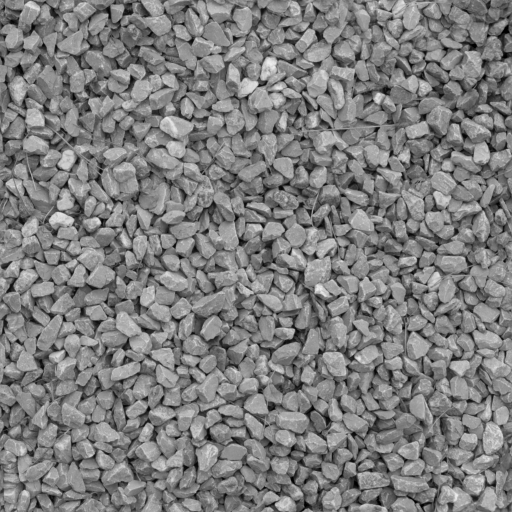
#> input picture source/cybr-geo/examples/desert_hot_springs/assets/gravel_periodic.pgm, 512 x 512 px
$ python build_scene.py
#> lines starting #> are read from the running program, lines starting #| are printed output that depends on the picture
### source/cybr-geo/examples/desert_hot_springs/build_scene_v4.py
"""Deterministic desert geothermal landscape authored as a real CYBR GEO Assembly.

Geometry is generated in metres, stored by CYBR GEO in millimetres, and exported
through a metre-native transport adapter. A CC0 photographic grayscale gravel
texture guides authored microrelief and modulates albedo; no generated images or backplates. This is an authored
landscape, not a site survey, a geology simulation, or a thermofluid solution.
"""
from __future__ import annotations
import argparse, hashlib, json, math, sys, time
from pathlib import Path
import numpy as np
import trimesh
from scipy.spatial import Voronoi, ConvexHull, HalfspaceIntersection
from scipy.ndimage import gaussian_filter, map_coordinates
from numba import njit, vectorize, float64
from PIL import Image

REPO = Path(__file__).resolve().parents[2]
sys.path.insert(0, str(REPO / 'src'))
from cybrgeo import Assembly, Part, Material

SEED = 9132026
POOLS = [(0.5, 0.0, 3.55, 2.65, 0.07, 1.6), (-3.8, 7.0, 2.4, 1.72, 0.235, 0.9)]

# Photo-guided, authored microrelief. Grayscale is NOT a measured height map.
# The original photograph is also used in the albedo shader, so location and
# scale are correlated rather than independently randomized. Relief is kept
# within millimetres; all silhouette/occlusion comes from the resulting mesh.
_photo=np.asarray(Image.open(Path(__file__).parent/'assets/gravel_periodic.pgm'),dtype=np.float64)/255
_photo=np.where(_photo<=.04045,_photo/12.92,((_photo+.055)/1.055)**2.4)
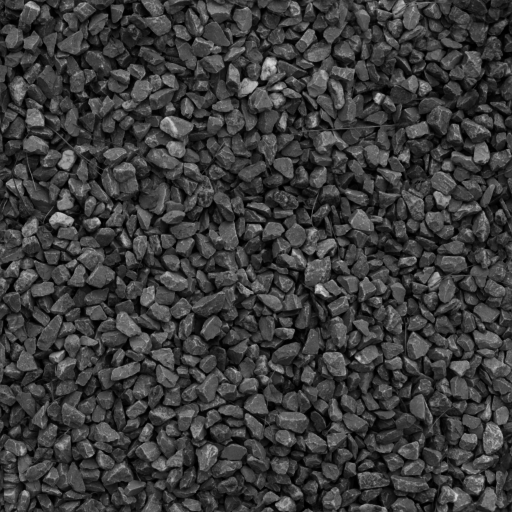
#> _photo: shape (512, 512) float64; min 0, max 0.855, mean 0.237
PHOTO_HEIGHT=gaussian_filter(_photo/_photo.mean(),1.05,mode='wrap')
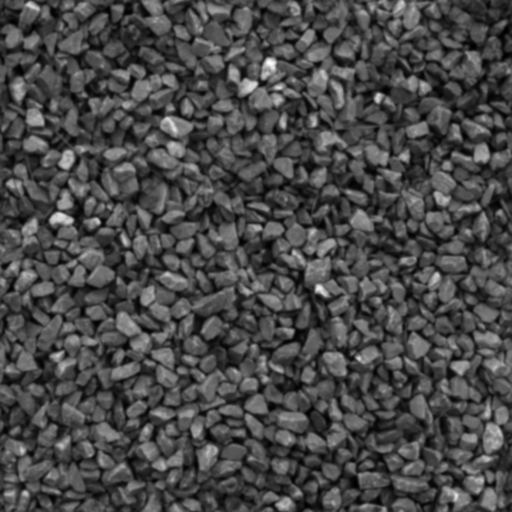
#> PHOTO_HEIGHT: shape (512, 512) float64; min 0.00911, max 3.45, mean 1; drawn with min black and max white

# [26 lines left out: functions photo_microheight, _noise3, not called in this run]

def noise(x,y,z=0.):
    return _noise3(x,y,z)


# [42 lines left out: functions fbm, poolq, height, not called in this run]

RIPPLE_MODES=np.asarray(json.loads((Path(__file__).parent/'assets/ripple_modes.json').read_text())['modes_kx_ky_amplitude_phase'])
#> (reads source/cybr-geo/examples/desert_hot_springs/assets/ripple_modes.json from the repository)
#> (reads source/cybr-geo/examples/desert_hot_springs/assets/granular_relief.npy from the repository)

# [356 lines left out: functions water, gridmesh, mesh_normals, join, erode, stream_hash and 1 more, not called in this run]

# [1 lines that do not run on import are left out]

### source/cybr-geo/examples/desert_hot_springs/build_scene.py
"""CYBR GEO v10: scale-aware geology, fine sediment and connected vegetation.

All visible surfaces are actual CYBR GEO Part meshes. This scene is authored,
not a surveyed place or a claim of solved geological or geothermal dynamics.
No generated imagery, photographic backplates, or replacement renders.
"""
from __future__ import annotations
import argparse, gc, hashlib, json, math, sys, time
from pathlib import Path
import numpy as np
import trimesh
from scipy.ndimage import gaussian_filter, map_coordinates
from scipy.spatial import Voronoi
from numba import njit, vectorize, float64
from PIL import Image
from build_scene_v4 import noise, fbm, gridmesh, mesh_normals, join, erode, stream_hash

REPO=Path(__file__).resolve().parents[2]
sys.path.insert(0,str(REPO/'src'))
from cybrgeo import Assembly,Part,Material
SEED=20260914
MODES=np.asarray(json.loads((Path(__file__).parent/'assets/ripple_modes.json').read_text())['modes_kx_ky_amplitude_phase'])
from v11_landforms import height, poolq, rock_template, landscape_ridges, connected_shrub, POOLS, RIPPLE_SCALE, smooth

def water(x,y,i):
    x,y=np.broadcast_arrays(x,y);z=np.zeros_like(x,dtype=float)+POOLS[i][4]
    for kx,ky,a,phase in MODES:z+=a*RIPPLE_SCALE*np.sin(kx*x+ky*y+phase+.37*i)
    return z

def stem(p,q,radius,sides=5):
    d=q-p;d/=np.linalg.norm(d);u=np.cross(d,[0,0,1])
    if np.linalg.norm(u)<.01:u=np.cross(d,[0,1,0])
    u/=np.linalg.norm(u);b=np.cross(d,u)
    a=np.arange(sides)*2*np.pi/sides;offset=np.cos(a)[:,None]*u+np.sin(a)[:,None]*b
    v=np.vstack((p+offset*radius,q+offset*radius*.44));f=[]
    for k in range(sides):j=(k+1)%sides;f.extend([[k,j,j+sides],[k,j+sides,k+sides]])
    f=np.asarray(f);return v,f,mesh_normals(v,f)

def main():
    ap=argparse.ArgumentParser();ap.add_argument('--out',type=Path,default=REPO.parent/'output')
    ap.add_argument('--seed',type=int,default=SEED);ap.add_argument('--no-glb',action='store_true')
    args=ap.parse_args();out=args.out;out.mkdir(parents=True,exist_ok=True)
    start=time.time();rng=np.random.default_rng(args.seed);parts=[]
    mats=[Material('Mixed sand and carbonate sediment',(.50,.40,.29),0,.86),
          Material('Weathered pale carbonate',(.58,.53,.44),0,.81),
          Material('Jointed desert rock',(.29,.235,.17),0,.82),
          Material('Dry curled grass',(.35,.245,.12),0,.91),
          Material('Carbonate accretion and crust',(.72,.68,.58),0,.86),
          Material('Desert ridge geology',(.33,.30,.26),0,.89),
          Material('Main water boundary',(.17,.30,.33),0,.02),
          Material('Upper water boundary',(.17,.30,.33),0,.02),
          Material('Dry branch wood',(.14,.092,.05),0,.93),
          Material('Sparse grey olive leaves',(.21,.23,.14),0,.88)]
    def add(name,v,f,n,mat,group='landscape',**meta):
        parts.append(Part(name,np.asarray(v)*1000,np.asarray(f),np.asarray(n),material=mat,group=group,
                          role='Authored environmental mesh; not a surveyed or simulated landform',metadata=meta))
    # ~1 cm foreground geometry; a smoothly graded density budget rather than
    # millions of distant gravel triangles with almost no projected area.
    xs=np.unique(np.r_[np.linspace(-180,-14,65),np.linspace(-14,-7,130),np.linspace(-7,8,1201),np.linspace(8,20,130),np.linspace(20,180,65)])
    ys=np.unique(np.r_[np.linspace(-80,-7,35),np.linspace(-7,6,1101),np.linspace(6,18,110),np.linspace(18,150,120)])
    xx,yy=np.meshgrid(xs,ys);v,f,n=gridmesh(xs,ys,height(xx,yy));add('Continuous_irregular_spring_shelf',v,f,n,0)
    print('ground',len(f),flush=True);del xx,yy,v,f,n
    mx=np.linspace(-7500,7500,1501);my=np.linspace(149.9,12000,1151)
    cache=out/('ridge_heights_'+hashlib.sha256((Path(__file__).parent/'v11_landforms.py').read_bytes()+(Path(__file__).parent/'fluvial_detail_v9.py').read_bytes()+str(args.seed).encode()).hexdigest()[:14]+'.npy')
    if cache.is_file():z=np.load(cache)
    else:z=landscape_ridges(mx,my,args.seed);np.save(cache,z)
    v,f,n=gridmesh(mx,my,z);add('Continuous_eroded_ridge_backbone',v,f,n,5,erosion_droplets=310000)
    print('mountains',len(f),flush=True)
    def ground(x,y):
        if y<149.9:return float(height(x,y))
        return float(map_coordinates(z,np.array([[(y-my[0])/(my[1]-my[0])],[(x-mx[0])/(mx[1]-mx[0])]]),order=1,mode='nearest')[0])
    # Shore-conforming closed enclosures prevent the former rectangular
    # water caps from leaking visually beyond an elevated bank.
    from contour_water import closed_contour_water
    for i,pool in enumerate(POOLS):
        v,f,n,boundary=closed_contour_water(pool,i,poolq,height,MODES,RIPPLE_SCALE)
        add(f'Closed_water_{i}',v,f,n,6+i,'water',pool=i,**boundary)
        print('water collar',i,boundary,flush=True)
    # Carbonate relief is connected terrain, not disconnected floating shells.
    # Extra apparent roughness comes from the actual normal/material model.
    templates={(sub,k):rock_template(args.seed+sub*100+k,sub) for sub in [0,1,2,3,4,5] for k in range(9 if sub>=5 else 12)}
    stones={1:[],2:[],4:[]};counts={'large_rocks':0,'small_rocks':0,'gravel':0,'mineral_nodules':0,'shrubs':0,'grass_tufts':0}
    # Deliberate hero outcrop, partly buried rather than floating on the terrain.
    placements=[(3.96,2.05,.40),(4.39,2.24,.53),(4.90,2.65,.39),
                (4.04,2.96,.72),(4.64,3.61,.80),(5.16,3.73,.44),
                (3.64,3.91,.36),(4.87,4.04,.37),(5.48,2.76,.28),
                (3.55,.41,.25),(4.08,-.73,.24),(3.95,-2.2,.21),
                (-3.74,3.62,.32),(-3.58,1.08,.24),(-4.14,-.65,.22),
                (-2.81,4.3,.17)]
    # Outcrop joint fragments form a grounded cluster instead of five foam blocks.
    for _ in range(42):
        placements.append((rng.uniform(3.62,5.52),rng.uniform(1.9,4.6),rng.uniform(.09,.30)))
    def place(x,y,r,sub,mat,kind,burial=.2):
        key=int(rng.integers(9 if sub>=5 else 12));vv,ff,nn=templates[sub,key]
        sizes=r*np.array([rng.uniform(.9,1.35),rng.uniform(.66,1.05),rng.uniform(.47,.83)])
        az=rng.uniform(0,2*np.pi);tilt=rng.uniform(-.28,.28);co,si=np.cos(az),np.sin(az)
        rz=np.array([[co,-si,0],[si,co,0],[0,0,1]]);ct,st=np.cos(tilt),np.sin(tilt);rt=np.array([[1,0,0],[0,ct,-st],[0,st,ct]])@rz
        v=(vv*sizes)@rt.T
        span=np.ptp(v[:,2]);bottom=v[:,2].min()
        buried_fraction=np.clip(burial+.25,.25,.78)
        v+=np.array([x,y,ground(x,y)-bottom-buried_fraction*span]);n=(nn/sizes)@rt.T;n/=np.linalg.norm(n,axis=1)[:,None]
        stones[mat].append((v,ff,n));counts[kind]+=1
    for j,(x,y,r) in enumerate(placements):place(x,y,r,5 if r>.35 else 4,2 if j%3 else 1,'large_rocks',.08)
    # Refraction now reveals actual submerged fragments and shelves. They are
    # embedded in the same bed mesh, not a caustic texture projected on a bowl.
    submerged=0
    for _ in range(3800):
        x=rng.uniform(-4.1,4.2);y=rng.uniform(-3.8,5.1)
        q=float(poolq(x,y,0))
        patch=smooth(-.08,.48,float(fbm(x*.94+7,y*.87+12,4)))
        if not .59<q<.98 or rng.random()>.025+.28*patch:continue
        r=np.exp(rng.uniform(np.log(.026),np.log(.17)))
        place(x,y,r,2 if r<.075 else 3,1 if rng.random()<.76 else 2,'small_rocks',.15)
        submerged+=1
    print('submerged rock shelf fragments',submerged,flush=True)
    for j in range(100):
        x=rng.uniform(-23,26);y=rng.uniform(-2,55)
        if min(float(poolq(x,y,i)) for i in range(2))<1.14:continue
        place(x,y,np.exp(rng.uniform(np.log(.12),np.log(.54))),3,2 if rng.random()<.5 else 1,'large_rocks',.25)
    # Gravel concentrates in a few sediment lobes and runnels; quiet fine-sand
    # areas remain quiet. It no longer blankets every square metre equally.
    for j in range(26000):
        x=rng.uniform(-12,14);y=rng.uniform(-7,24)
        q=min(float(poolq(x,y,i)) for i in range(2))
        cluster=smooth(-.05,.60,float(fbm(np.array(x*.53),np.array(y*.49),4)))
        if rng.random()>.06+.60*cluster:continue
        if q<.90 and rng.random()<.90:continue
        radius=np.exp(rng.uniform(np.log(.006),np.log(.064)))
        if radius>.026:kind='small_rocks';sub=2
        else:kind='gravel';sub=1
        place(x,y,radius,sub,1 if rng.random()<.63 else 2,kind,.36)
    # Near-field sediment pockets: dense, embedded millimetre-to-centimetre
    # gravel whose clustering leaves genuinely fine-sediment quiet patches.
    for j in range(32000):
        x=rng.uniform(-3.5,7.0);y=rng.uniform(-5.0,6.2)
        q=min(float(poolq(x,y,i)) for i in range(2))
        cluster=smooth(-.34,.45,float(fbm(np.array(x*.91),np.array(y*.87),4)))
        if rng.random()>.20+.68*cluster:continue
        if q<.90 and rng.random()<.90:continue
        radius=np.exp(rng.uniform(np.log(.005),np.log(.045)))
        place(x,y,radius,2 if radius>.013 else 1,1 if rng.random()<.69 else 2,
              'small_rocks' if radius>.013 else 'gravel',.39)
    # Real sub-centimetre grit: use 20-triangle clasts rather than copying a
    # gravel photograph into displaced large tiles. The rendered footprint is
    # normally subpixel, with larger clasts resolving in the detail view.
    for j in range(65000):
        x=rng.uniform(-3.7,7.0);y=rng.uniform(-5.0,5.8)
        q=float(poolq(x,y,0))
        cluster=smooth(-.48,.50,float(fbm(x*.74,y*.84,4)))
        if rng.random()>.28+.59*cluster:continue
        if q<.90 and rng.random()<.95:continue
        radius=np.exp(rng.uniform(np.log(.0020),np.log(.013)))
        place(x,y,radius,0,1 if rng.random()<.72 else 2,'gravel',.44)
    # Sparse flat carbonate flakes, not an uninterrupted porous ring.
    for j in range(6500):
        x=rng.uniform(-6,7);y=rng.uniform(-4,7);q=float(poolq(x,y,0))
        if q<1.02 or q>1.38 or float(fbm(x*1.1,y*1.2,4))<.22:continue
        r=rng.uniform(.007,.032)
        vv,ff,nn=rock_template(args.seed+j,1)
        sizes=np.array([r,r*rng.uniform(.45,.9),r*rng.uniform(.08,.21)]);v=vv*sizes+[x,y,ground(x,y)+.0008]
        nn=nn/sizes;nn/=np.linalg.norm(nn,axis=1)[:,None]
        stones[4].append((v,ff,nn));counts['mineral_nodules']+=1
    for mat,items in stones.items():
        if items:v,f,n=join(items);add(f'Buried_weathered_rock_and_sediment_{mat}',v,f,n,mat,'stones')
    stones.clear();templates.clear();del items,v,f,n;gc.collect()
    print('stones',counts,flush=True)
    # Irregular small plate islands, confined to genuinely dry evaporative banks.
    pts=rng.uniform([-7,-6],[8,13],(10500,2));vor=Voronoi(pts);chips=[]
    for k,regid in enumerate(vor.point_region):
        ids=vor.regions[regid]
        if len(ids)<3 or -1 in ids:continue
        c=pts[k];q=float(poolq(*c,0));poly=vor.vertices[ids]
        if q<1.18 or q>1.60 or float(noise(c[0]*.8,c[1]*.8))<.22:continue
        if np.max(np.linalg.norm(poly-c,axis=1))>.7:continue
        poly=c+(poly-c)*rng.uniform(.984,.995)
        if np.sum(poly[:,0]*np.roll(poly[:,1],-1)-poly[:,1]*np.roll(poly[:,0],-1))<0:poly=poly[::-1]
        # Multiple samples along each edge prevent smooth ideal polygon outlines.
        edge=[]
        for a,b in zip(poly,np.roll(poly,-1,axis=0)):
            d=b-a;side=np.array([-d[1],d[0]])
            for t in [0,.3,.65]:edge.append(a+d*t+side*rng.uniform(-.038,.038))
        edge=np.asarray(edge);nn=len(edge);top=np.c_[edge,height(edge[:,0],edge[:,1])+.0018]
        center=np.r_[c,float(height(*c))+.0008];v=np.vstack((center,top,top-[0,0,.004]));f=[]
        for j in range(nn):a=j+1;b=(j+1)%nn+1;f.extend([[0,a,b],[a,a+nn,b+nn],[a,b+nn,b]])
        f=np.asarray(f);chips.append((v,f,mesh_normals(v,f)))
    if chips:v,f,n=join(chips);add('Cupped_dry_mud_microplates',v,f,n,0,'mineral',count=len(chips))
    chips.clear();gc.collect()
    grass=[];wood=[];leaves=[]
    plants=[(-3.75,4.8,1.02),(-5.,1.,.79),(5.8,3.,1.08),(3.6,7.8,.65),
        (-1.7,7.,.49),(-4.7,-.5,.70),(-5.4,2.,.65),(6.5,.8,.55),(-7.,8.,.88),
        (2.7,9.5,.83),(7.5,7.,.94),(-2.5,5.9,.41),(-6.,14.,.83),(4.5,14,.93),
        (-.5,18,.82),(9.2,15,.86),(-9,13,.85)]
    plants += [(-3.85,-.70,.66),(-4.55,1.70,.76),(-2.70,5.65,.72),
               (5.70,1.20,.88),(5.20,5.15,.94),(1.20,7.55,.75),(-6.35,5.60,.98),
               (-3.60,-2.75,.47),(4.94,-1.02,.58),(6.3,2.55,.72)]
    for i in range(780):
        x=rng.uniform(-85,85);y=np.exp(rng.uniform(np.log(8),np.log(410)))
        if rng.random()>.30+.37*smooth(-.25,.35,float(fbm(x*.055,y*.065,4))):continue
        plants.append((x,y,rng.uniform(.36,1.1)))
    for x,y,h in plants:
        if min(float(poolq(x,y,k)) for k in range(2))<1.20:continue
        w,l=connected_shrub(rng,np.array([x,y,ground(x,y)-.008]),h,0 if y<28 else 1,stem)
        wood+=w;leaves+=l;counts['shrubs']+=1
    print('attached shrubs',counts['shrubs'],flush=True)
    positions=[(-1.8,-2.8,.25),(-3.5,2.8,.28),(4.9,1.4,.33),(-3.6,-2.5,.28),(5.4,-.1,.4),(-4.7,2.8,.28),(3.8,6.8,.44)]
    positions += [(-2.82,-2.70,.34),(3.56,-2.64,.32),(4.48,-1.15,.39),
                  (-3.75,.80,.40),(3.51,5.20,.45),(2.54,5.68,.33)]
    positions +=[(rng.uniform(-35,35),rng.uniform(-3,180),rng.uniform(.12,.42)) for _ in range(400)]
    for x,y,h in positions:
        if min(float(poolq(x,y,i)) for i in range(2))<1.12:continue
        counts['grass_tufts']+=1;nb=int(rng.integers(80,190));az=rng.uniform(0,2*np.pi,nb)
        ax=np.c_[np.cos(az),np.sin(az),np.zeros(nb)];side=np.c_[-np.sin(az),np.cos(az),np.zeros(nb)]
        base=np.array([x,y,ground(x,y)])+ax*rng.uniform(0,.07,nb)[:,None]
        length=h*rng.uniform(.48,1.4,nb);bend=length*rng.uniform(.3,.95,nb);width=rng.uniform(.001,.0024,nb)
        t=np.linspace(0,1,7)
        center=base[:,None,:]+ax[:,None,:]*bend[:,None,None]*t[None,:,None]**2
        center[:,:,2]+=length[:,None]*(t-.33*t**3)
        w=width[:,None]*(1-t)**.8+.00006
        vv=np.stack([center-side[:,None,:]*w[:,:,None],center+side[:,None,:]*w[:,:,None]],axis=2).reshape(-1,3)
        local=np.array([[2*k,2*k+1,2*k+3] for k in range(6)]+[[2*k,2*k+3,2*k+2] for k in range(6)])
        ff=(np.arange(nb)[:,None,None]*14+local).reshape(-1,3)
        grass.append((vv,ff,mesh_normals(vv,ff)))
    print('vegetation',counts,flush=True)
    for name,items,mat in [('Curved_dry_grass',grass,3),('Desert_shrub_branches',wood,8),('Curled_small_leaves',leaves,9)]:
        if items:
            v,f,n=join(items);add(name,v,f,n,mat,'vegetation')
            items.clear();del v,f,n;gc.collect()
    assembly=Assembly('CYBR_HOT_SPRINGS_V11',parts,mats,metadata={
        'revision':'V11 jointed mesogeometry, routed spur ridges, reconstructed granular support, connected compact vegetation','seed':args.seed,
        'source_units':'mm','transport_units':'m','no_image_generation':True,'no_photographic_backplates':True,
        'geometry_source':'CYBR GEO Assembly and Part','pools_m':POOLS,'counts':counts,
        'ripples':'128 prescribed directional modes; 0.6 mm RMS; not CFD',
        'limitations':['Authored landscape, not a site scan','Authored steam, not CFD','Authored reflectance, not measured spectra']})
    assembly.save(out/'scene')
    if not args.no_glb:assembly.export_glb(out/'scene.glb')
    del assembly,parts,stones,grass,wood,leaves,chips,templates;gc.collect()
    loaded=Assembly.load(out/'scene');meshpath=out/'scene.meshbin';total=sum(len(p.faces) for p in loaded.parts)
    with meshpath.open('wb') as stream:
        stream.write(np.uint32(total).tobytes())
        for group,p in enumerate(loaded.parts):
            # Bounded write chunks avoid peak copies for the terrain.
            for begin in range(0,len(p.faces),100000):
                faces=p.faces[begin:begin+100000];a=np.empty((len(faces),20),dtype='<f4')
                a[:,:9]=(p.vertices[faces]*.001).reshape(-1,9);a[:,9:18]=p.normals[faces].reshape(-1,9)
                a[:,18]=p.material;a[:,19]=group;stream.write(a.tobytes())
    report=loaded.validate();report.update(counts=counts,triangles=total,seconds=time.time()-start,
        mesh_sha256=stream_hash(meshpath),actual_cybrgeo_save_load_roundtrip=True,image_generation=False)
    (out/'geometry_verification.json').write_text(json.dumps(report,indent=2)+'\n')
    print(json.dumps(report,indent=2),flush=True)
if __name__=='__main__':main()
#> (the call stopped at in main, `mats=[Material('Mixed sand and carbonate sediment',(.50,.40,.29),0,.86..`: cybrgeo is not available in this run)
